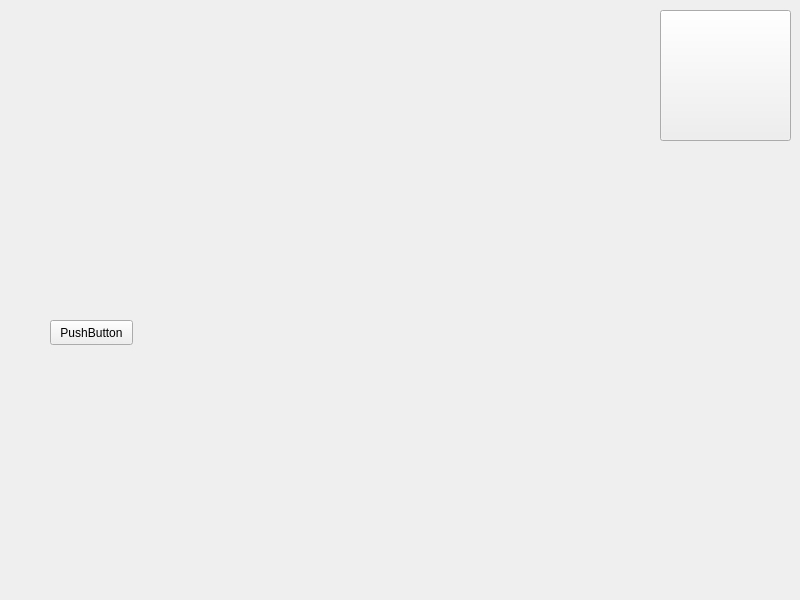
<?xml version="1.0" encoding="UTF-8"?>
<ui version="4.0">
 <class>MainWindow</class>
 <widget class="QMainWindow" name="MainWindow">
  <property name="geometry">
   <rect>
    <x>0</x>
    <y>0</y>
    <width>800</width>
    <height>600</height>
   </rect>
  </property>
  <property name="windowTitle">
   <string>Lemon Launcher</string>
  </property>
  <property name="windowIcon">
   <iconset theme="Dark" resource="GuiAssetRoots.qrc">
    <normaloff>:/Assets/Icon.png</normaloff>:/Assets/Icon.png</iconset>
  </property>
  <widget class="QWidget" name="centralwidget">
   <widget class="QPushButton" name="pushButton_2">
    <property name="enabled">
     <bool>true</bool>
    </property>
    <property name="geometry">
     <rect>
      <x>660</x>
      <y>10</y>
      <width>131</width>
      <height>131</height>
     </rect>
    </property>
    <property name="autoFillBackground">
     <bool>true</bool>
    </property>
    <property name="text">
     <string/>
    </property>
    <property name="icon">
     <iconset resource="GuiAssetRoots.qrc">
      <normaloff>:/Assets/Library.png</normaloff>:/Assets/Library.png</iconset>
    </property>
    <property name="iconSize">
     <size>
      <width>131</width>
      <height>131</height>
     </size>
    </property>
   </widget>
   <widget class="QPushButton" name="pushButton_3">
    <property name="geometry">
     <rect>
      <x>50</x>
      <y>320</y>
      <width>83</width>
      <height>25</height>
     </rect>
    </property>
    <property name="text">
     <string>PushButton</string>
    </property>
   </widget>
  </widget>
 </widget>
 <resources>
  <include location="GuiAssetRoots.qrc"/>
 </resources>
 <connections/>
</ui>
